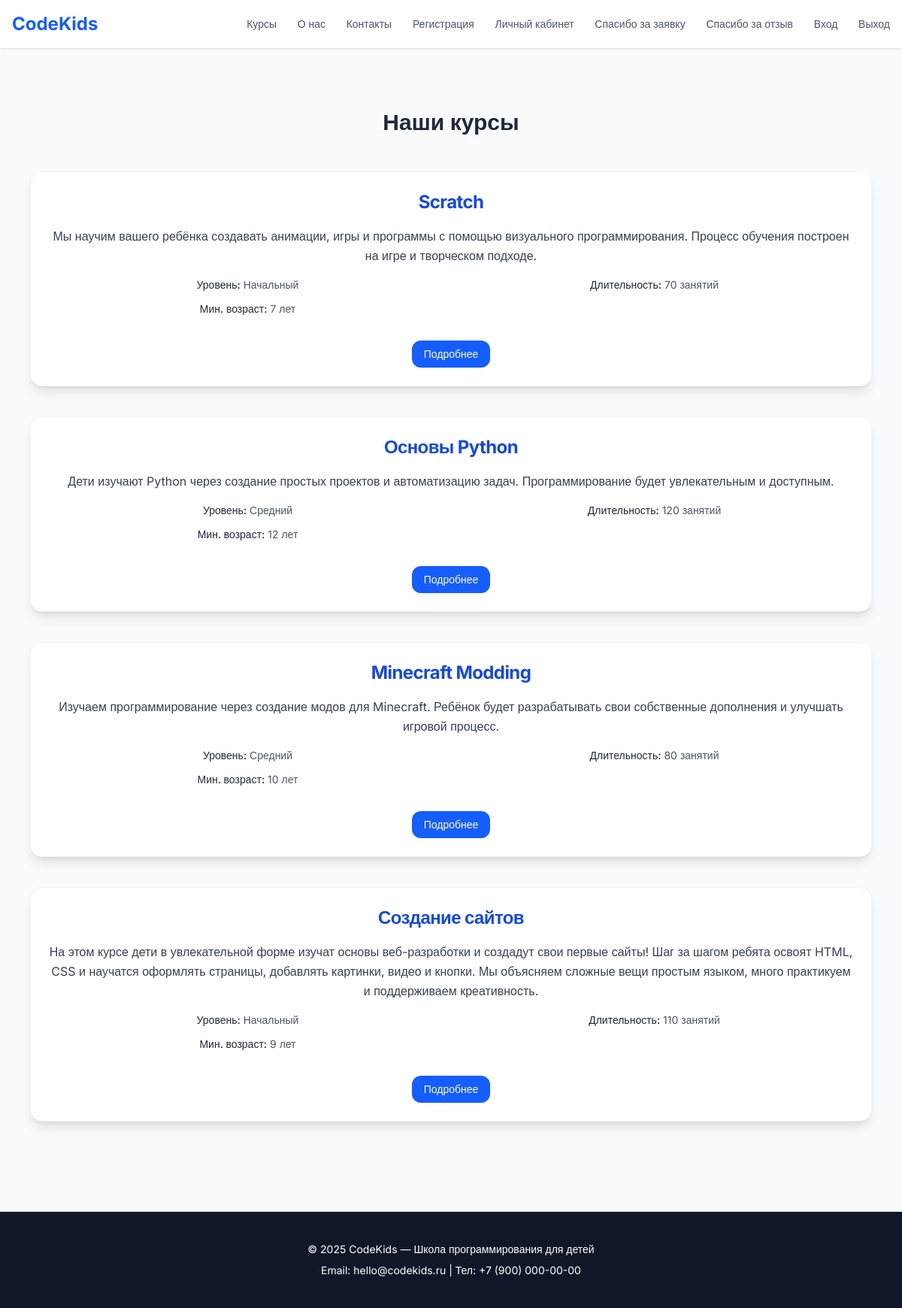
Page /courses/ on the committed database.
### education/models.py (models this page shows, shortened)
class Course(models.Model):
    class Level(models.TextChoices):
        BEGINNER = 'beginner', 'Начальный'
        INTERMEDIATE = 'intermediate', 'Средний'
        ADVANCED = 'advanced', 'Продвинутый'
    title = models.CharField(max_length=200, verbose_name="Название курса")
    description = models.TextField(verbose_name="Описание курса")
    level = models.CharField(
        max_length=20,
        choices=Level.choices,
        default=Level.BEGINNER,
        verbose_name="Уровень подготовки"
    )
    duration = models.PositiveIntegerField(verbose_name="Продолжительность (занятий)")
    min_age = models.PositiveIntegerField(verbose_name="Минимальный возраст")
    is_hit = models.BooleanField(verbose_name="Отображение курса на главной", default="False")
    class Meta:
        verbose_name = "Курс"
        verbose_name_plural = "Курсы"

### pages/views.py (the view)
# urls.py: path('courses/', courses, name='courses'),
def courses(request):
    all_courses = Course.objects.all()
    return render(request, 'pages/courses.html', {
        'courses': all_courses,
    })

### templates/pages/courses.html (shortened to what this page needs)
{% extends 'base.html' %}
{% block content %}
<main>
    <section id="courses" class="py-20 bg-gray-50">
        <div class="max-w-6xl mx-auto px-4 text-center">
            <h2 class="text-3xl font-semibold mb-12 text-gray-800">Наши курсы</h2>
            {% for course in courses %}
            {% include 'partials/course_card.html' %}
            {% endfor %}
        </div>
    </section>
</main>
{% endblock %}

### templates/partials/course_card.html
<div class="bg-white p-6 rounded-2xl shadow-lg hover:shadow-xl transition duration-300 border border-gray-100 mb-10">
    <div class="flex flex-col gap-4">
        <h3 class="text-2xl font-bold text-blue-700 tracking-tight">
            {{ course.title }}
        </h3>
        <p class="text-gray-700 leading-relaxed">
            {{ course.description }}
        </p>
        <div class="grid grid-cols-1 sm:grid-cols-2 gap-3 text-sm text-gray-600">
            <div>
                <span class="font-medium text-gray-800">Уровень:</span>
                {{ course.get_level_display }}
            </div>
            <div>
                <span class="font-medium text-gray-800">Длительность:</span>
                {{ course.duration }} занятий
            </div>
            <div>
                <span class="font-medium text-gray-800">Мин. возраст:</span>
                {{ course.min_age }} лет
            </div>
        </div>
        <div class="pt-4">
            <a href="#"
               class="inline-block px-4 py-2 rounded-xl bg-blue-600 text-white text-sm font-medium hover:bg-blue-700 transition">
                Подробнее
            </a>
        </div>
    </div>
</div>

### templates/base.html (style rules this page uses)
body { font-family: 'Inter', sans-serif; }

### rows in the picture
Course: title "Scratch", description "Мы научим вашего ребёнка создавать анимации, игры и программы с помощью визуального программирования. Процесс обучения построен на игре и творческом подходе.", level "Начальный", duration "70", min_age "7"
Course: title "Основы Python", description "Дети изучают Python через создание простых проектов и автоматизацию задач. Программирование будет увлекательным и доступным.", level "Средний", duration "120", min_age "12"
Course: title "Minecraft Modding", description "Изучаем программирование через создание модов для Minecraft. Ребёнок будет разрабатывать свои собственные дополнения и улучшать игровой процесс.", level "Средний", duration "80", min_age "10"
Course: title "Создание сайтов", description "На этом курсе дети в увлекательной форме изучат основы веб-разработки и создадут свои первые сайты! Шаг за шагом ребята освоят HTML, CSS и научатся оформлять страницы, добавлять картинки, видео и кнопки. Мы объясняем сложные вещи простым языком, много практикуем и поддерживаем креативность.", level "Начальный", duration "110", min_age "9"
